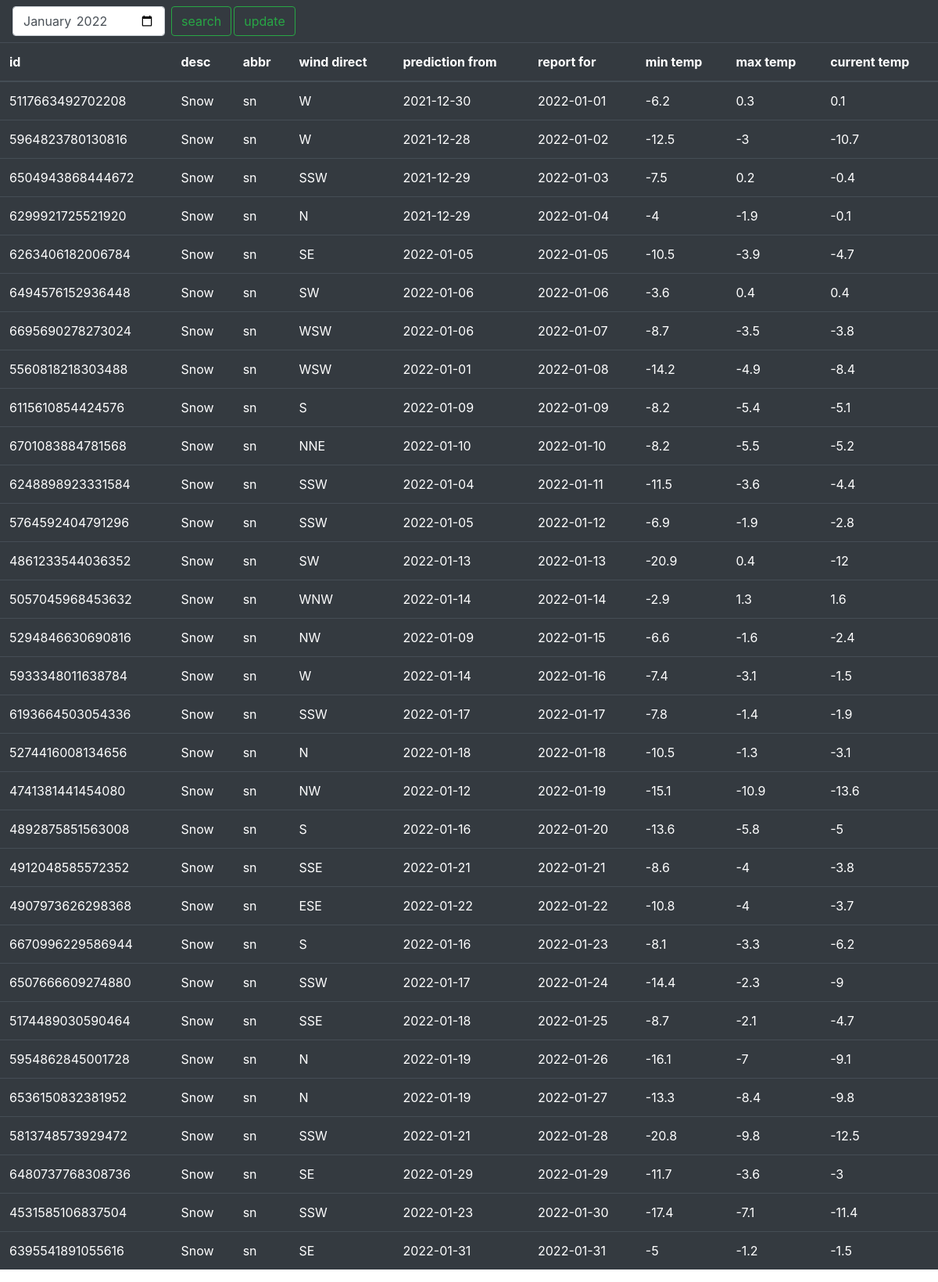
The page / on the database its author committed.
### tables this page shows
CREATE TABLE weather (
                                        id integer,
                                        weather_state_name text,
                                        weather_state_abbr text,
                                        wind_direction_compass text,
                                        created text,
                                        applicable_date text PRIMARY KEY,
                                        min_temp integer,
                                        max_temp integer,
                                        the_temp integer);

### run.py (the view)
@app.route("/", methods=["GET", "POST"])
def index():
    date = time.strftime("%Y-%m")
    result = user_select(time.strftime("%Y-%m"))
    return render_template("index.html", data=result, cur_month=date)

### db.py (called while the page is built)
def user_select(userdate):
    date=userdate
    conn = sqlite3.connect(dbfile)
    c = conn.cursor()
    result = c.execute("SELECT * FROM weather WHERE strftime('%Y-%m', applicable_date) = ? ORDER BY applicable_date ASC", (date,)).fetchall()
    conn.close()
    return(result)

### templates/index.html (shortened to what this page needs)
<!DOCTYPE html>
<html>
<link rel="stylesheet" href="https://cdn.jsdelivr.net/npm/bootstrap@4.6.1/dist/css/bootstrap.min.css">
<head>
</head>
<nav class="navbar navbar-dark bg-dark">
    <form action="{{ url_for('upd') }}" method="post" class="form-inline my-2 my-lg-0">
     <input class="form-control mr-sm-2" type="month" id="start" name="update_month" value="{{cur_month}}"
       min="2016-01-01" max="2023-12-31">
      <input class="btn btn-outline-success my-2 my-sm-0" type ="submit" name="action" value="search">
      <input style="margin-left:3px" class="btn btn-outline-success my-2 my-sm-0" type ="submit" name="action" value="update">
    </form>
</nav>
<table class="table table-hover table-dark">
 <thead>
  <tr>
   <th>id</th>
   <th>desc</th>
   <th>abbr</th>
   <th>wind direct</th>
   <th>prediction from</th>
   <th>report for</th>
   <th>min temp</th>
   <th>max temp</th>
   <th>current temp</th>
   </tr>
   {% for row in data %}
        <tr>
        {% for d in row %}
            <td>{{ d }}</td>
        {% endfor %}
        </tr>
    {% endfor %}
</table>

### rows shown on the page
weather: id "5117663492702208", weather_state_name "Snow", weather_state_abbr "sn", row "W", created "2021-12-30", applicable_date "2022-01-01", min_temp "-6.2", max_temp "0.3", the_temp "0.1"
weather: id "5964823780130816", weather_state_name "Snow", weather_state_abbr "sn", row "W" "-3", created "2021-12-28", applicable_date "2022-01-02", min_temp "-12.5", the_temp "-10.7"
weather: id "6504943868444672", weather_state_name "Snow", weather_state_abbr "sn", wind_direction_compass "SSW", created "2021-12-29", applicable_date "2022-01-03", min_temp "-7.5", max_temp "0.2", the_temp "-0.4"
weather: id "6299921725521920", weather_state_name "Snow", weather_state_abbr "sn", row "N" "-4", created "2021-12-29", applicable_date "2022-01-04", max_temp "-1.9", the_temp "-0.1"
weather: id "6263406182006784", weather_state_name "Snow", weather_state_abbr "sn", wind_direction_compass "SE", created "2022-01-05", applicable_date "2022-01-05", min_temp "-10.5", max_temp "-3.9", the_temp "-4.7"
weather: id "6494576152936448", weather_state_name "Snow", weather_state_abbr "sn", wind_direction_compass "SW", created "2022-01-06", applicable_date "2022-01-06", min_temp "-3.6", max_temp "0.4", the_temp "0.4"
weather: id "6695690278273024", weather_state_name "Snow", weather_state_abbr "sn", wind_direction_compass "WSW", created "2022-01-06", applicable_date "2022-01-07", min_temp "-8.7", max_temp "-3.5", the_temp "-3.8"
weather: id "5560818218303488", weather_state_name "Snow", weather_state_abbr "sn", wind_direction_compass "WSW", created "2022-01-01", applicable_date "2022-01-08", min_temp "-14.2", max_temp "-4.9", the_temp "-8.4"
weather: id "6115610854424576", weather_state_name "Snow", weather_state_abbr "sn", row "S", created "2022-01-09", applicable_date "2022-01-09", min_temp "-8.2", max_temp "-5.4", the_temp "-5.1"
weather: id "6701083884781568", weather_state_name "Snow", weather_state_abbr "sn", wind_direction_compass "NNE", created "2022-01-10", applicable_date "2022-01-10", min_temp "-8.2", max_temp "-5.5", the_temp "-5.2"
weather: id "6248898923331584", weather_state_name "Snow", weather_state_abbr "sn", wind_direction_compass "SSW", created "2022-01-04", applicable_date "2022-01-11", min_temp "-11.5", max_temp "-3.6", the_temp "-4.4"
weather: id "5764592404791296", weather_state_name "Snow", weather_state_abbr "sn", wind_direction_compass "SSW", created "2022-01-05", applicable_date "2022-01-12", min_temp "-6.9", max_temp "-1.9", the_temp "-2.8"
weather: id "4861233544036352", weather_state_name "Snow", weather_state_abbr "sn", wind_direction_compass "SW", created "2022-01-13", applicable_date "2022-01-13", min_temp "-20.9", max_temp "0.4", the_temp "-12"
weather: id "5057045968453632", weather_state_name "Snow", weather_state_abbr "sn", wind_direction_compass "WNW", created "2022-01-14", applicable_date "2022-01-14", min_temp "-2.9", max_temp "1.3", the_temp "1.6"
weather: id "5294846630690816", weather_state_name "Snow", weather_state_abbr "sn", wind_direction_compass "NW", created "2022-01-09", applicable_date "2022-01-15", min_temp "-6.6", max_temp "-1.6", the_temp "-2.4"
weather: id "5933348011638784", weather_state_name "Snow", weather_state_abbr "sn", row "W", created "2022-01-14", applicable_date "2022-01-16", min_temp "-7.4", max_temp "-3.1", the_temp "-1.5"
weather: id "6193664503054336", weather_state_name "Snow", weather_state_abbr "sn", wind_direction_compass "SSW", created "2022-01-17", applicable_date "2022-01-17", min_temp "-7.8", max_temp "-1.4", the_temp "-1.9"
weather: id "5274416008134656", weather_state_name "Snow", weather_state_abbr "sn", row "N", created "2022-01-18", applicable_date "2022-01-18", min_temp "-10.5", max_temp "-1.3", the_temp "-3.1"
weather: id "4741381441454080", weather_state_name "Snow", weather_state_abbr "sn", wind_direction_compass "NW", created "2022-01-12", applicable_date "2022-01-19", min_temp "-15.1", max_temp "-10.9", the_temp "-13.6"
weather: id "4892875851563008", weather_state_name "Snow", weather_state_abbr "sn", row "S" "-5", created "2022-01-16", applicable_date "2022-01-20", min_temp "-13.6", max_temp "-5.8"
weather: id "4912048585572352", weather_state_name "Snow", weather_state_abbr "sn", wind_direction_compass "SSE", created "2022-01-21", applicable_date "2022-01-21", min_temp "-8.6", row "-4", the_temp "-3.8"
weather: id "4907973626298368", weather_state_name "Snow", weather_state_abbr "sn", wind_direction_compass "ESE", created "2022-01-22", applicable_date "2022-01-22", min_temp "-10.8", row "-4", the_temp "-3.7"
weather: id "6670996229586944", weather_state_name "Snow", weather_state_abbr "sn", row "S", created "2022-01-16", applicable_date "2022-01-23", min_temp "-8.1", max_temp "-3.3", the_temp "-6.2"
weather: id "6507666609274880", weather_state_name "Snow", weather_state_abbr "sn", wind_direction_compass "SSW", created "2022-01-17", applicable_date "2022-01-24", min_temp "-14.4", max_temp "-2.3", the_temp "-9"
weather: id "5174489030590464", weather_state_name "Snow", weather_state_abbr "sn", wind_direction_compass "SSE", created "2022-01-18", applicable_date "2022-01-25", min_temp "-8.7", max_temp "-2.1", the_temp "-4.7"
weather: id "5954862845001728", weather_state_name "Snow", weather_state_abbr "sn", row "N", created "2022-01-19", applicable_date "2022-01-26", min_temp "-16.1", max_temp "-7", the_temp "-9.1"
weather: id "6536150832381952", weather_state_name "Snow", weather_state_abbr "sn", row "N", created "2022-01-19", applicable_date "2022-01-27", min_temp "-13.3", max_temp "-8.4", the_temp "-9.8"
weather: id "5813748573929472", weather_state_name "Snow", weather_state_abbr "sn", wind_direction_compass "SSW", created "2022-01-21", applicable_date "2022-01-28", min_temp "-20.8", max_temp "-9.8", the_temp "-12.5"
weather: id "6480737768308736", weather_state_name "Snow", weather_state_abbr "sn", wind_direction_compass "SE", created "2022-01-29", applicable_date "2022-01-29", min_temp "-11.7", max_temp "-3.6", row "-3"
weather: id "4531585106837504", weather_state_name "Snow", weather_state_abbr "sn", wind_direction_compass "SSW", created "2022-01-23", applicable_date "2022-01-30", min_temp "-17.4", max_temp "-7.1", the_temp "-11.4"
weather: id "6395541891055616", weather_state_name "Snow", weather_state_abbr "sn", wind_direction_compass "SE", created "2022-01-31", applicable_date "2022-01-31", row "-5", max_temp "-1.2", the_temp "-1.5"
